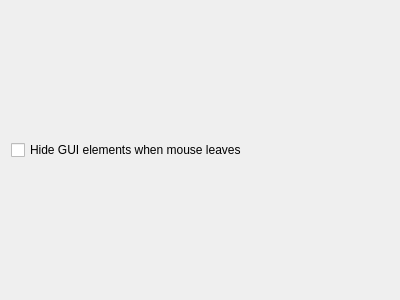
<?xml version="1.0" encoding="UTF-8"?>
<ui version="4.0">
 <class>qmpdplasmoidConfigGUI</class>
 <widget class="QWidget" name="qmpdplasmoidConfigGUI">
  <property name="geometry">
   <rect>
    <x>0</x>
    <y>0</y>
    <width>400</width>
    <height>300</height>
   </rect>
  </property>
  <property name="windowTitle">
   <string>Form</string>
  </property>
  <layout class="QVBoxLayout" name="verticalLayout">
   <item>
    <widget class="QCheckBox" name="autohide">
     <property name="text">
      <string>Hide GUI elements when mouse leaves</string>
     </property>
    </widget>
   </item>
  </layout>
 </widget>
 <resources/>
 <connections/>
</ui>
